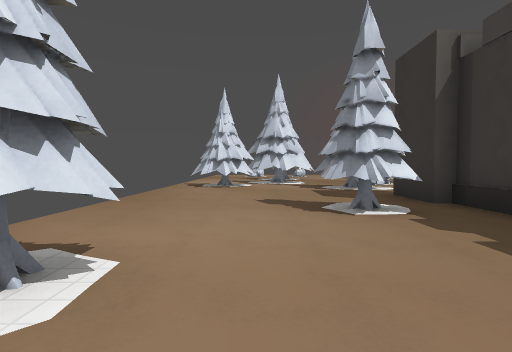
View 1 (above)

13 first-person views from a walk through a 3-D level made in the Godot game engine. The camera is 1.2 m above the floor, tilts 2° down and sees 80° across. The floor is counted in squares, 2 m on a side. Each view is taken from the middle of a square. On the plan, view 1 faces up. The plan holds only what a view shows up to about 9 squares ahead; the rest is blank. The place goes on beyond the plan. Surface patterns are stand-ins for the level's own textures.

View 2
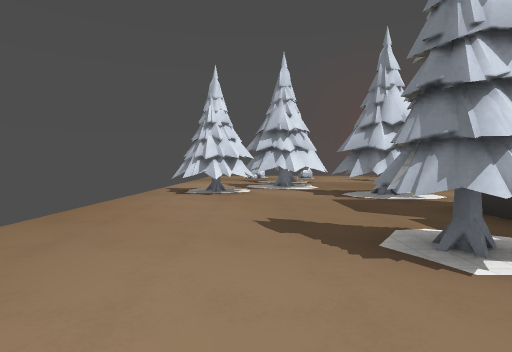

View 3
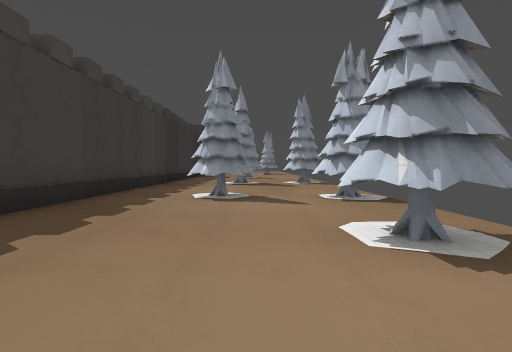

View 4
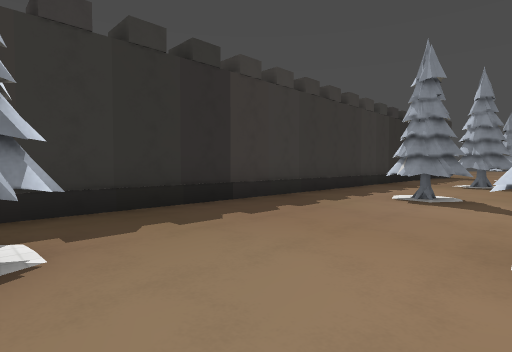

View 5
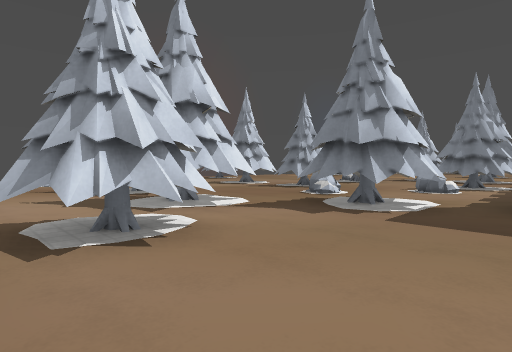

View 6
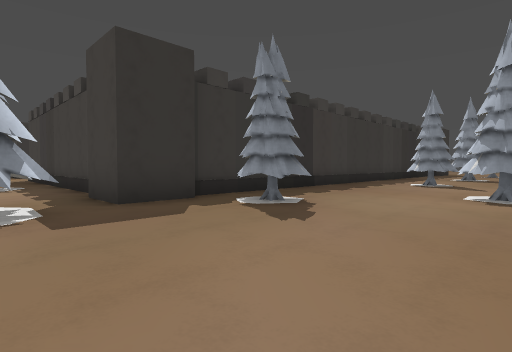

View 7
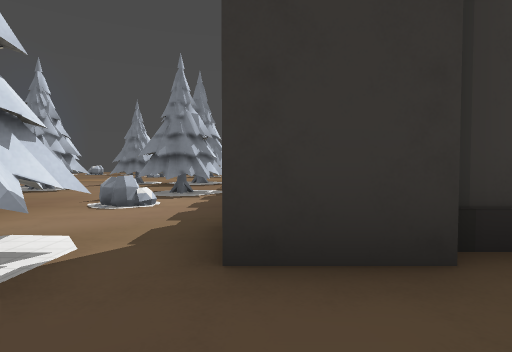

View 8
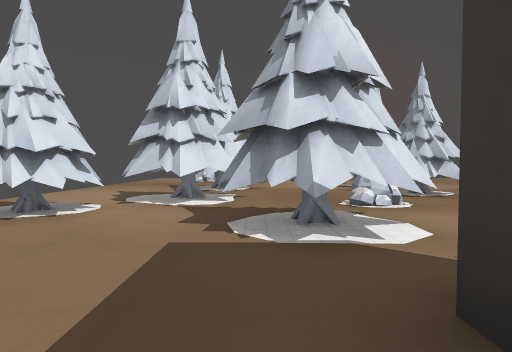

View 9
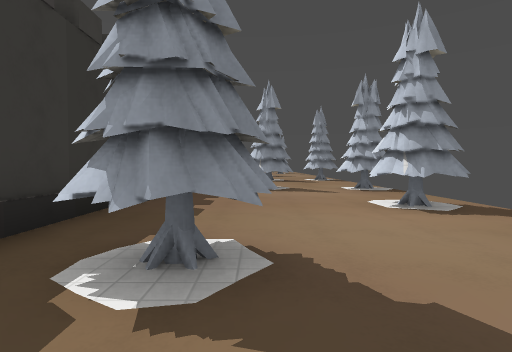

View 10
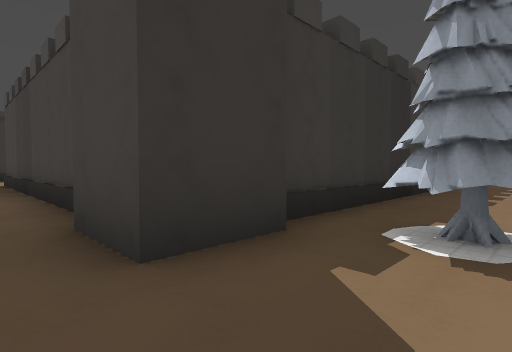

View 11
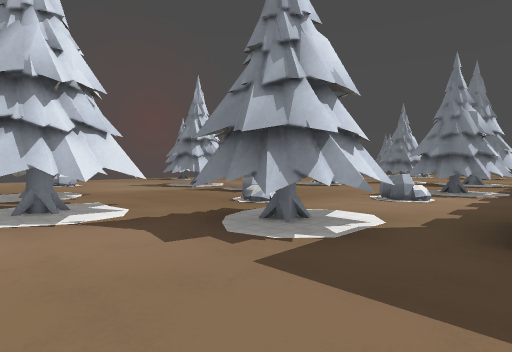

View 12
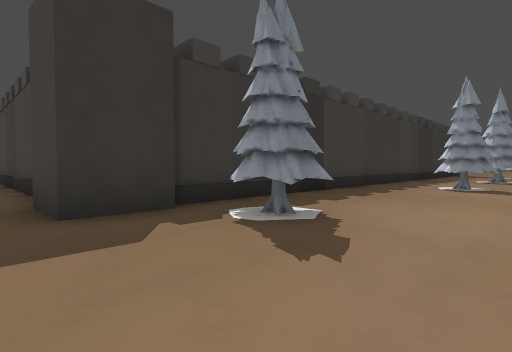

View 13
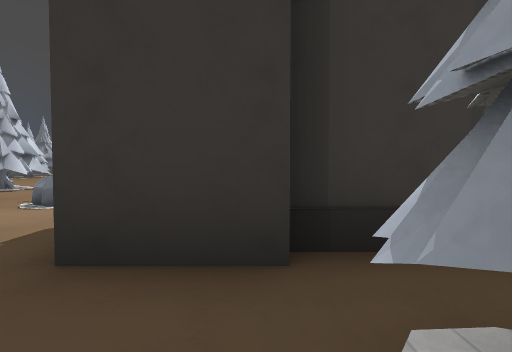

### Floor plan
Key: @ floor where view 1 was taken; # wall or solid block; x gap in a wall; . floor; = window, fence, low wall or low ledge; T thing the floor can be seen under or through.
Columns run from 2 left of view 1 to 12 right of it. Each row starts with its distance up from view 1.
 16    .=.
 15  ......
 14 .......#
 13 ...TT..#..
 12 ...T...##. #.
 11 ..TT...##.##.
 10 ..TT..=.....
  9 xTT.TT.......
  8 ....TT.==TT..#
  7 .....x...TT..#
  6 .....##########
  5 .....#
  4 ...###
  3 .....#
  2 x#...#
  1 .#...#
  0 ..@..#
 -1 #....#
 -2 #xx#.#
 -3 .....#
 -4 .....#
 -5 .....#
 -6   ##

Where each view was taken, in squares from view 1:
view 1: 0 up, 0 right, facing up
view 2: 2 up, 0 right, facing up
view 3: 4 up, 0 right, facing down
view 4: 4 up, 1 left, facing down-right
view 5: 6 up, 2 left, facing up-right
view 6: 8 up, 2 left, facing down-right
view 7: 6 up, 1 right, facing right
view 8: 5 up, 2 right, facing up
view 9: 6 up, 1 right, facing down
view 10: 7 up, 1 right, facing down-right
view 11: 6 up, 0 right, facing up-right
view 12: 7 up, 1 left, facing down-right
view 13: 5 up, 1 right, facing right
